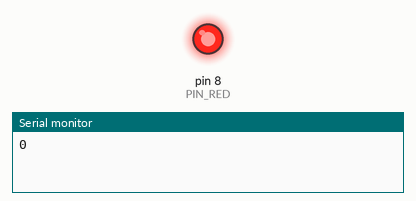
Recording of a sketch running on a simulated Arduino Uno, built with avr-gcc and run on an emulated ATmega328P. Shown: output pins drawn as LEDs (lit = HIGH), the last lines printed to the serial monitor.

Above: at 0.07 s.
At 3.4 s:
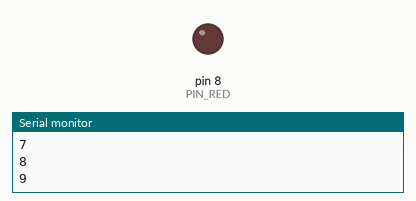
Timing chart, 0 to 5.2 s (numbered marks = the images above):
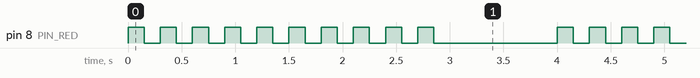

Measured:
- by itself, pin 8 (PIN_RED): repeats every 4.0 s: 9 × (LOW 0.15 s, HIGH 0.15 s), LOW 1.2 s, HIGH 0.15 s
- by itself, everything shown: repeats every 4.0 s, in 20 steps

The sketch:

drill-01-ten-flashes.ino
```cpp
const int PIN_RED = 8;
const int FLASH_COUNT = 10;
const unsigned long FLASH_MS = 150;
const unsigned long PAUSE_MS = 1000;
const unsigned long SERIAL_BAUD = 9600;

void setup() {
  pinMode(PIN_RED, OUTPUT);
  Serial.begin(SERIAL_BAUD);
}

void loop() {
  for (int flash = 0; flash < FLASH_COUNT; flash++) {
    Serial.println(flash);
    digitalWrite(PIN_RED, HIGH);
    delay(FLASH_MS);
    digitalWrite(PIN_RED, LOW);
    delay(FLASH_MS);
  }
  delay(PAUSE_MS);
}
```
